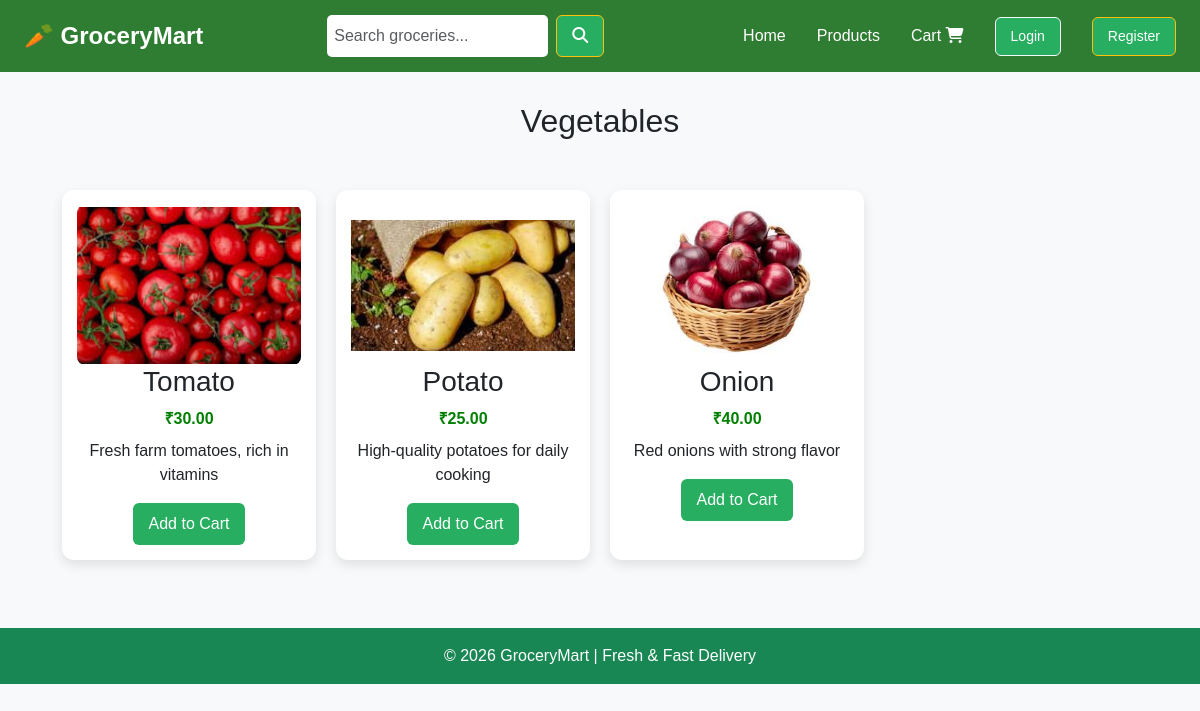
/category/vegetables/, run on the app's committed database.
### store/models.py (models this page shows, shortened)
class Category(models.Model):
    name = models.CharField(max_length=100)
    slug = models.SlugField(unique=True)

class Product(models.Model):
    category = models.ForeignKey(Category, on_delete=models.CASCADE)
    name = models.CharField(max_length=200)
    price = models.DecimalField(max_digits=10, decimal_places=2)
    image = models.ImageField(upload_to='products/')
    stock = models.PositiveIntegerField()
    description = models.TextField(blank=True)
    is_available = models.BooleanField(default=True)

### store/views.py (the view)
# urls.py: path('category/<slug:slug>/', views.category_products, name='category_products'),
def category_products(request, slug):
    category = get_object_or_404(Category, slug=slug)
    products = Product.objects.filter(
        category=category,
        is_available=True
    )
    return render(request, 'category_products.html', {
        'category': category,
        'products': products
    })

### store/templates/category_products.html
{% extends 'base.html' %}
{% block content %}
<h2 class="page-title">{{ category.name }}</h2>
<div class="product-grid">
    {% for product in products %}
        <div class="product-card">
            <img src="{{ product.image.url }}" alt="{{ product.name }}">
            <h3>{{ product.name }}</h3>
            <p class="price">₹{{ product.price }}</p>
            <p class="desc">{{ product.description|truncatechars:60 }}</p>
            <a href="{% url 'add_cart' product.id %}" class="btn">
                Add to Cart
            </a>
        </div>
    {% empty %}
        <p>No products available in this category.</p>
    {% endfor %}
</div>
{% endblock %}

### store/static/css/style.css (style rules this page uses)
body { font-family: 'Poppins', sans-serif; margin: 0; background: #f5f5f5; }
.btn { padding: 10px 20px; background: #FF9800; color: white; text-decoration: none; border-radius: 5px; }
.category-grid, .product-grid { display: grid; grid-template-columns: repeat(auto-fit, minmax(200px, 1fr)); gap: 20px; padding: 20px; }
.card, .product-card { background: white; padding: 20px; border-radius: 10px; box-shadow: 0 2px 8px rgba(0, 0, 0, 0.1); text-align: center; }
.product-card img { width: 100%; height: 180px; object-fit: cover; border-radius: 8px; }
.page-title { text-align: center; margin: 30px 0; }
.product-grid { display: grid; grid-template-columns: repeat(auto-fill, minmax(220px, 1fr)); gap: 20px; padding: 20px; }
.product-card { background: white; border-radius: 12px; padding: 15px; text-align: center; box-shadow: 0 5px 12px rgba(0, 0, 0, 0.1); }
.product-card img { width: 100%; height: 160px; object-fit: contain; }
.price { color: green; font-weight: bold; margin: 8px 0; }
.btn { background: #27ae60; color: white; padding: 8px 15px; border-radius: 6px; text-decoration: none; }

### data on the page
Category: name "Vegetables"
Product: image (picture), name "Tomato", price "30.00", description "Fresh farm tomatoes, rich in vitamins"
Product: image (picture), name "Potato", price "25.00", description "High-quality potatoes for daily cooking"
Product: image (picture), name "Onion", price "40.00", description "Red onions with strong flavor"
